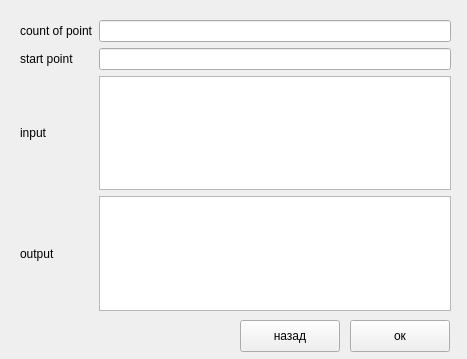
<?xml version="1.0" encoding="UTF-8"?>
<ui version="4.0">
 <class>Dijkstra</class>
 <widget class="QWidget" name="Dijkstra">
  <property name="geometry">
   <rect>
    <x>0</x>
    <y>0</y>
    <width>467</width>
    <height>359</height>
   </rect>
  </property>
  <property name="windowTitle">
   <string>Form</string>
  </property>
  <widget class="QWidget" name="gridLayoutWidget">
   <property name="geometry">
    <rect>
     <x>20</x>
     <y>20</y>
     <width>431</width>
     <height>291</height>
    </rect>
   </property>
   <layout class="QGridLayout" name="gridLayout">
    <item row="3" column="0">
     <widget class="QLabel" name="label_4">
      <property name="text">
       <string>output</string>
      </property>
     </widget>
    </item>
    <item row="1" column="0">
     <widget class="QLabel" name="label_2">
      <property name="text">
       <string>start point</string>
      </property>
     </widget>
    </item>
    <item row="2" column="1">
     <widget class="QTextEdit" name="input"/>
    </item>
    <item row="0" column="1">
     <widget class="QLineEdit" name="count_of_point"/>
    </item>
    <item row="0" column="0">
     <widget class="QLabel" name="label">
      <property name="text">
       <string>count of point</string>
      </property>
     </widget>
    </item>
    <item row="2" column="0">
     <widget class="QLabel" name="label_3">
      <property name="text">
       <string>input</string>
      </property>
     </widget>
    </item>
    <item row="1" column="1">
     <widget class="QLineEdit" name="start_point"/>
    </item>
    <item row="3" column="1">
     <widget class="QTextEdit" name="output"/>
    </item>
   </layout>
  </widget>
  <widget class="QPushButton" name="OkButton">
   <property name="geometry">
    <rect>
     <x>350</x>
     <y>320</y>
     <width>100</width>
     <height>32</height>
    </rect>
   </property>
   <property name="text">
    <string>ок</string>
   </property>
  </widget>
  <widget class="QPushButton" name="backButton">
   <property name="geometry">
    <rect>
     <x>240</x>
     <y>320</y>
     <width>100</width>
     <height>32</height>
    </rect>
   </property>
   <property name="text">
    <string>назад</string>
   </property>
  </widget>
 </widget>
 <resources/>
 <connections/>
</ui>
